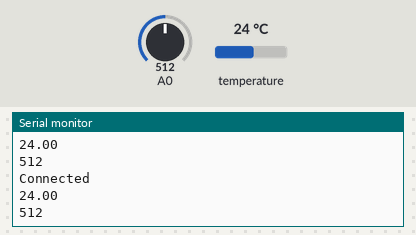
Bench run of a sketch on a simulated Arduino Uno, built with avr-gcc and run on an emulated ATmega328P. On the bench: the last lines printed to the serial monitor. The test bench sets the inputs (shaded band); at power-on: temperature 24 °C, A0 = 512. WiFi joins after 1.5 s; servers stay silent unless stated.

Above: at 4.2 s.
4.3 s: temperature set to 12 °C
At 6.0 s:
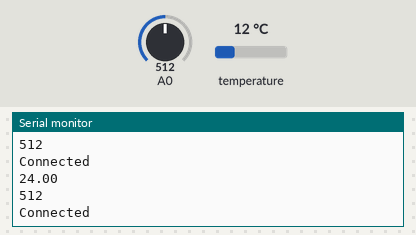
7.9 s: A0 set to 716
At 10.5 s:
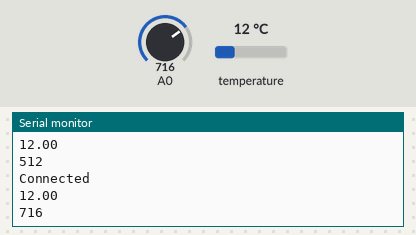
11.5 s: temperature set to 19 °C
At 15.0 s:
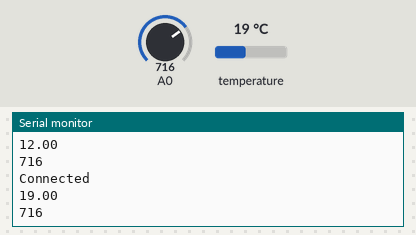
15.1 s: A0 set to 900
At 18.5 s:
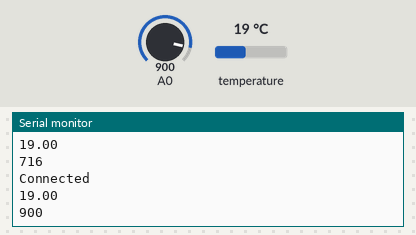
Timing chart, 0 to 19.7 s (numbered marks = the images above; inputs shaded):
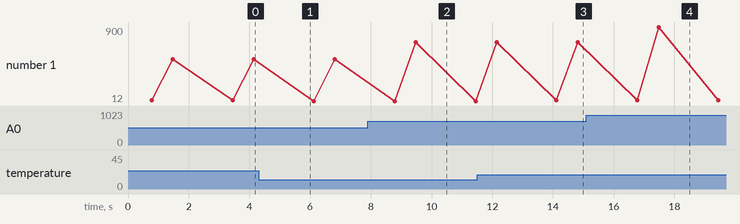

Measured:
- after the input at 7.9 s, the serial monitor: prints a new line after 1.6 s (image 2)
- after the input at 11.5 s, the serial monitor: prints a new line after 2.6 s (image 3)
- after the input at 15.1 s, the serial monitor: prints a new line after 2.4 s (image 4)

The sketch:

Ethernet_IOT_Ternak_Lele.ino
```cpp
//INI YANG FIX

#include <Ethernet.h>
#include <SPI.h>
#include <OneWire.h> //suhu
#include <DallasTemperature.h> //suhu
#include <Wire.h> //tbd

#define ONE_WIRE_BUS 5 //suhu
OneWire oneWire(ONE_WIRE_BUS); //suhu
DallasTemperature sensorSuhu(&oneWire); //suhu

byte mac[] = { 0x90, 0xA2, 0xDA, 0x0F, 0x2A, 0x8D };
byte ip[] = { 192, 168, 1,  3 };
byte gw[] = {192, 168, 1, 1};
byte subnet[] = { 255, 255, 255, 0 };

byte server[] = { 192, 168, 1, 5}; // Server IP
int data;

//suhu
float suhuSekarang;

void setup()
{
  Serial.begin(9600);               // Used for serial debugging
  sensorSuhu.begin();      //suhu
}
void loop()
{
  senddata();                                 // Data is sent every 5 seconds
}
void senddata()
{
  Ethernet.begin(mac, ip, gw, subnet);
  EthernetClient client;//(server, 80);
  suhuSekarang = ambilSuhu();
  Serial.println(suhuSekarang);
  delay(700);
  //---------------------------------- BATAS SUHU
  int sensorValue = analogRead(A0);
  Serial.println(sensorValue);
  delay(1000);
  //-----------------------BATAS AKHIR TBD

  if (client.connect(server, 80)) {
    Serial.println("Connected");
    client.print("GET /iot/load.php?suhu=");
    client.print(suhuSekarang);
    client.print("&kekeruhan=");
    client.print(sensorValue);
    client.println(" HTTP/1.1");
    client.println("Host: 192.168.1.5");
    client.println();
    Serial.println();
  }

  else
  {
    Serial.println("Connection unsuccesful");
  }
  //}
  //stop client
  client.stop();
  while (client.status() != 0)
  {
    delay(5);
  }
}
float ambilSuhu(){
    sensorSuhu.requestTemperatures();
   float suhu = sensorSuhu.getTempCByIndex(0);
   return suhu;
  }
```
